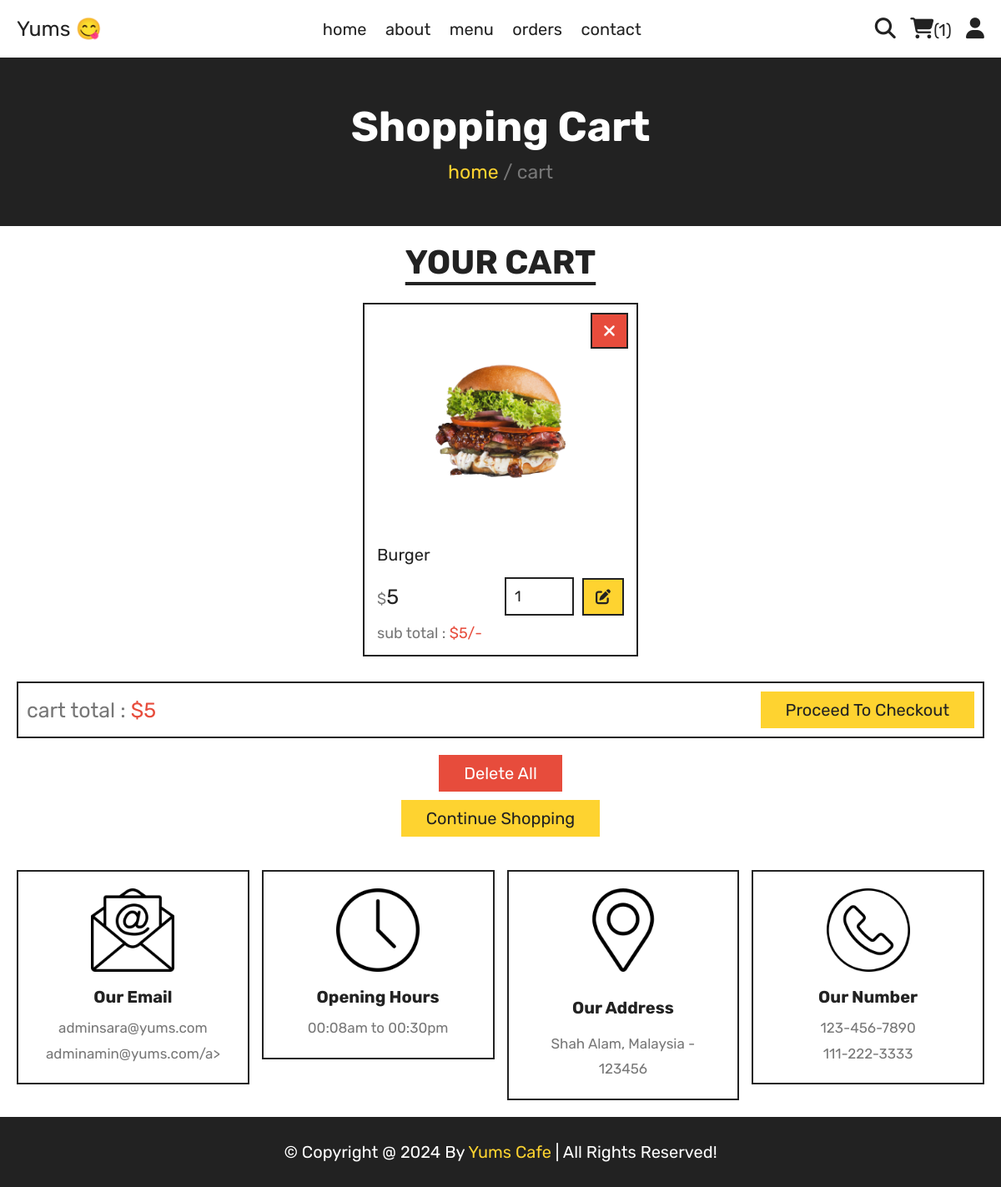
Screenshot of /cart.php (signed in) with the database file from the repository.
### tables this page shows
CREATE TABLE `cart` (
  `id` int(100) NOT NULL,
  `user_id` int(100) NOT NULL,
  `pid` int(100) NOT NULL,
  `name` varchar(100) NOT NULL,
  `price` int(10) NOT NULL,
  `quantity` int(10) NOT NULL,
  `image` varchar(100) NOT NULL
);

### cart.php (the view, shortened to what this page needs)
<?php
include 'components/connect.php';
if(isset($_SESSION['user_id'])){
   $user_id = $_SESSION['user_id'];
}else{
   $user_id = '';
   header('location:home.php');
};
?>
<!DOCTYPE html>
<html lang="en">
<head>
   <link rel="stylesheet" href="https://cdnjs.cloudflare.com/ajax/libs/font-awesome/6.1.1/css/all.min.css">
   <link rel="stylesheet" href="css/style.css">
</head>
<body>
<?php include 'components/user_header.php'; ?>
<div class="heading">
   <h3>shopping cart</h3>
   <p><a href="home.php">home</a> <span> / cart</span></p>
</div>
<section class="products">
   <h1 class="title">your cart</h1>
   <div class="box-container">
      <?php
         $grand_total = 0;
         $select_cart = $conn->prepare("SELECT * FROM `cart` WHERE user_id = ?");
         $select_cart->execute([$user_id]);
         if($select_cart->rowCount() > 0){
            while($fetch_cart = $select_cart->fetch(PDO::FETCH_ASSOC)){
      ?>
      <form action="" method="post" class="box">
         <button type="submit" class="fas fa-times" name="delete" onclick="return confirm('delete this item?');"></button>
         <img src="uploaded_img/<?= $fetch_cart['image']; ?>" alt="">
         <div class="name"><?= $fetch_cart['name']; ?></div>
         <div class="flex">
            <div class="price"><span>$</span><?= $fetch_cart['price']; ?></div>
            <input type="number" name="qty" class="qty" min="1" max="99" value="<?= $fetch_cart['quantity']; ?>" maxlength="2">
            <button type="submit" class="fas fa-edit" name="update_qty"></button>
         </div>
         <div class="sub-total"> sub total : <span>$<?= $sub_total = ($fetch_cart['price'] * $fetch_cart['quantity']); ?>/-</span> </div>
      </form>
      <?php
               $grand_total += $sub_total;
            }
         }else{
            echo '<p class="empty">your cart is empty</p>';
         }
      ?>
   </div>
   <div class="cart-total">
      <p>cart total : <span>$<?= $grand_total; ?></span></p>
      <a href="checkout.php" class="btn <?= ($grand_total > 1)?'':'disabled'; ?>">proceed to checkout</a>
   </div>
   <div class="more-btn">
      <form action="" method="post">
         <button type="submit" class="delete-btn <?= ($grand_total > 1)?'':'disabled'; ?>" name="delete_all" onclick="return confirm('delete all from cart?');">delete all</button>
      </form>
      <a href="menu.php" class="btn">continue shopping</a>
   </div>
</section>
<?php include 'components/footer.php'; ?>
</body>
</html>

### css/style.css (style rules this page uses)
:root { --yellow:#fed330; --red:#e74c3c; --white:#fff; --black:#222; --light-color:#777; --border:.2rem solid var(--black); }
* { font-family: 'Rubik', sans-serif; margin:0; padding:0; box-sizing: border-box; outline: none; border: none; text-decoration: none; }
html { font-size: 62.5%; overflow-x: hidden; scroll-behavior: smooth; stop-opacity: 7rem; }
section { margin:0 auto; max-width: 1200px; padding:2rem; }
.title { text-align: center; margin-bottom: 2.5rem; font-size: 4rem; color:var(--black); text-transform: uppercase; text-decoration: underline; text-underline-offset: 1rem; }
.heading { display: flex; align-items: center; justify-content: center; gap:1rem; flex-flow: column; background-color: var(--black); min-height: 20rem; }
.heading h3 { font-size: 5rem; color:var(--white); text-transform: capitalize; }
.heading p { font-size: 2.3rem; color:var(--light-color); }
.heading p a { color:var(--yellow); }
.btn, .delete-btn { margin-top: 1rem; display: inline-block; font-size: 2rem; padding:1rem 3rem; cursor: pointer; text-transform: capitalize; transition: .2s linear; }
.btn { background-color: var(--yellow); color:var(--black); }
.delete-btn { background-color: var(--red); color:var(--white); }
.products .box-container { display: grid; grid-template-columns: repeat(auto-fit, 33rem); justify-content: center; align-items: flex-start; gap:1.5rem; }
.products .box-container .box { border:var(--border); padding:1.5rem; position: relative; overflow: hidden; }
.products .box-container .box img { height: 25rem; width: 100%; object-fit: contain; margin-bottom: 1rem; }
.products .box-container .box .name { font-size: 2rem; color:var(--black); margin:1rem 0; }
.products .box-container .box .flex { display: flex; align-items: center; gap:1rem; margin-top: 1.5rem; }
.products .box-container .box .flex .price { margin-right: auto; font-size: 2.5rem; color:var(--black); }
.products .box-container .box .flex .price span { color:var(--light-color); font-size: 1.8rem; }
.products .box-container .box .flex .qty { padding:1rem; border:var(--border); font-size: 1.8rem; color:var(--black); }
.products .box-container .box .flex .fa-edit { width: 5rem; background-color: var(--yellow); color:var(--black); cursor: pointer; font-size: 1.8rem; height: 4.5rem; border:var(--border); }
.products .box-container .box .fa-times { position: absolute; top:1rem; right:1rem; background-color: var(--red); color:var(--white); border:var(--border); line-height:4rem; height: 4.3rem; width: 4.5rem; cursor: pointer; font-size: 2rem; }
.products .box-container .box .sub-total { margin-top: 1rem; font-size: 1.8rem; color:var(--light-color); }
.products .box-container .box .sub-total span { color:var(--red); }
.products .more-btn { margin-top: 1rem; text-align: center; }
.products .cart-total { display: flex; align-items: center; gap:1.5rem; flex-wrap: wrap; justify-content: space-between; margin-top: 3rem; border:var(--border); padding:1rem; }
.products .cart-total p { font-size: 2.5rem; color:var(--light-color); }
.products .cart-total p span { color:var(--red); }
.products .cart-total .btn { margin-top: 0; }

### rows the page displays
cart: image (picture), name "Burger", price "5", qty "1"

### other values shown
$total_cart_items "1"
$grand_total "5"
